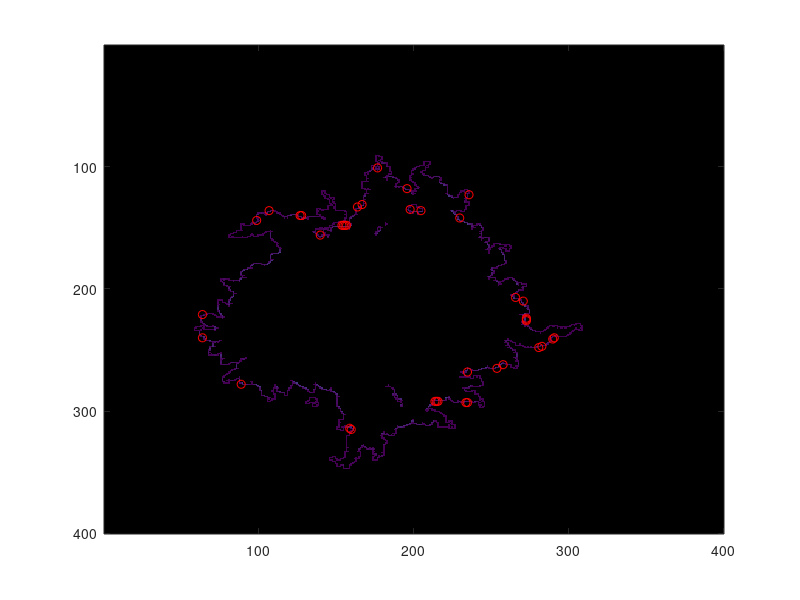

This figure's MATLAB source: (Note: this script raises an error after producing the figure.)
% test interp methods for subtimesteps
load('fetch_for_interp_test.mat')
x = 1:length(lake_save{1});
y = 1:length(lake_save{1});
[X,Y] = meshgrid(x,y);

fetchind = 18;

% plot fetch
figure()
imagesc(fetch_save{fetchind})
hold on
[yind,xind] = ind2sub(size(lake_save{1}),shorelinediff{fetchind});
% plot the points in the next time step that need to be calculated from
% previous fetch
scatter(xind,yind,'r')

F_nearest = scatteredInterpolant(X(~isnan(fetch_save{fetchind})),Y(~isnan(fetch_save{fetchind})),fetch_save{fetchind}(~isnan(fetch_save{fetchind})),'nearest');
vq_nearest = F_nearest(xind,yind);
% scatter3(xind,yind,vq_nearest,[],vq_nearest)

F_linear = scatteredInterpolant(X(~isnan(fetch_save{fetchind})),Y(~isnan(fetch_save{fetchind})),fetch_save{fetchind}(~isnan(fetch_save{fetchind})),'linear');
vq_linear = F_linear(xind,yind);
% scatter3(xind,yind,vq_linear,[],vq_linear)

F_natural = scatteredInterpolant(X(~isnan(fetch_save{fetchind})),Y(~isnan(fetch_save{fetchind})),fetch_save{fetchind}(~isnan(fetch_save{fetchind})),'natural');
vq_natural = F_natural(xind,yind);
% scatter3(xind,yind,vq_natural,[],vq_natural)

indshoreline = sub2ind(size(lake_save{fetchind}),X(~isnan(fetch_save{fetchind})),Y(~isnan(fetch_save{fetchind})));
F_meanneighbor = mean_neighboring_fetch(lake_save{fetchind},shorelinediff{fetchind},indshoreline,fetch_save{fetchind}(~isnan(fetch_save{fetchind})));

actualfetch = fetch_save{fetchind+1}(shorelinediff{fetchind});
% scatter3(xind,yind,actualfetch,[],actualfetch)

figure()
plot(actualfetch,'k','LineWidth',1.5)
hold on
plot(vq_nearest)
plot(vq_linear)
plot(vq_natural)
plot(F_meanneighbor)
legend('actual','nearest','linear','natural','meanneighbor')

figure()
hold on
plot(abs(vq_nearest-actualfetch))
plot(abs(vq_linear-actualfetch))
plot(abs(vq_natural-actualfetch))
plot(abs(F_meanneighbor-actualfetch))
legend(sprintf('nearest %f',sum(abs(vq_nearest-actualfetch))),sprintf('linear %f',sum(abs(vq_linear-actualfetch))),sprintf('natural %f',sum(abs(vq_natural-actualfetch))),sprintf('meanneighbor %f',sum(abs(F_meanneighbor-actualfetch))))
% sum(abs(vq_nearest-actualfetch))
% sum(abs(vq_linear-actualfetch))
% sum(abs(vq_natural-actualfetch))
% sum(abs(F_meanneighbor-actualfetch))


